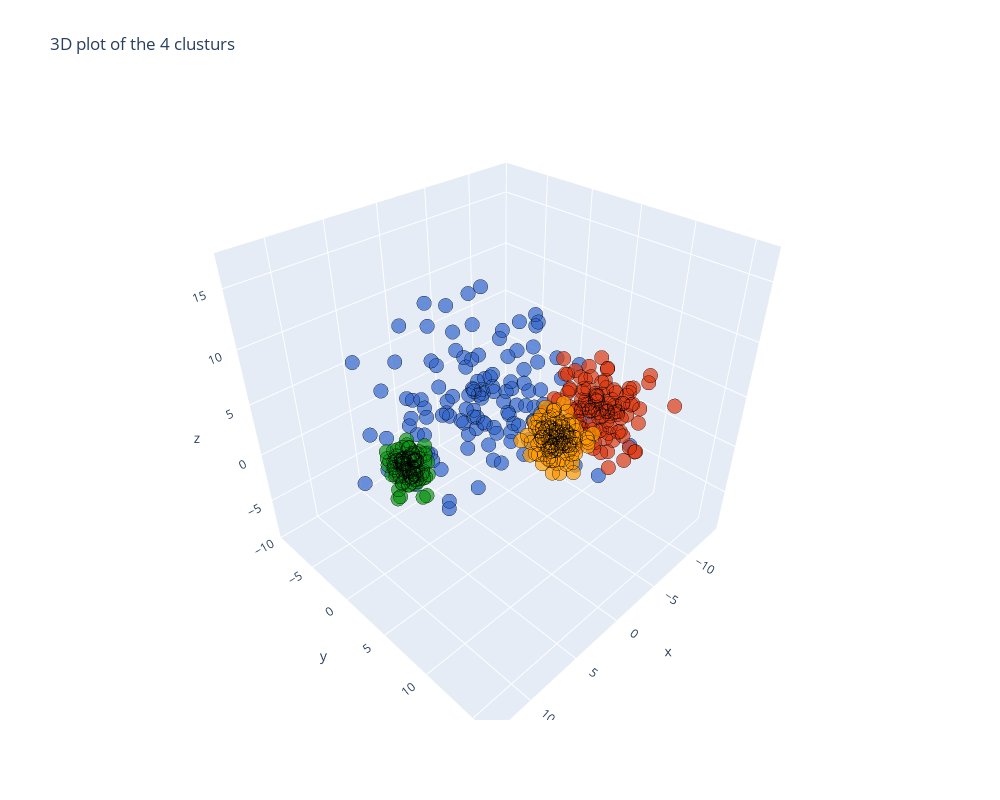

The cell this chart's notebook holds for it:
### Markdown cell above
## Interactive 3d plot(TRY IT!!!)

### Code cell
import plotly.express as px
plt.figure(figsize=(10,6))
fig=px.scatter_3d(df,x='x',y='y',z='z',color=labels_.astype(str),opacity=0.7,color_discrete_sequence=px.colors.qualitative.G10,title='3D plot of the 4 clusturs')
fig.update_traces(marker=dict(size=5, line=dict(width=1, color='black')), showlegend=False)
fig.update_layout(coloraxis_showscale=False, width=1000, height=800)
fig.show()
